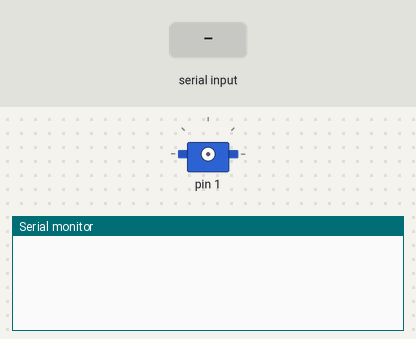
Simulated run of this sketch. Board: Arduino Uno, built with avr-gcc and run on an emulated ATmega328P. Parts: servo, the last lines printed to the serial monitor. The inputs (shaded band) are chosen by the test bench.

Above: at 1.2 s.
1.3 s: "1,90\n" received over Serial
At 1.7 s:
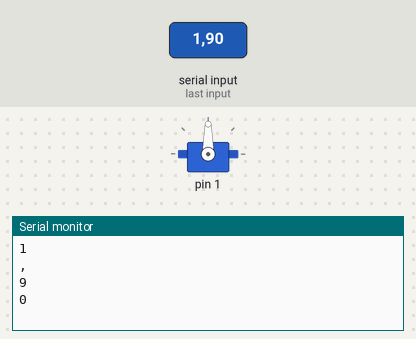
2.8 s: "90,45\n" received over Serial
At 4.2 s:
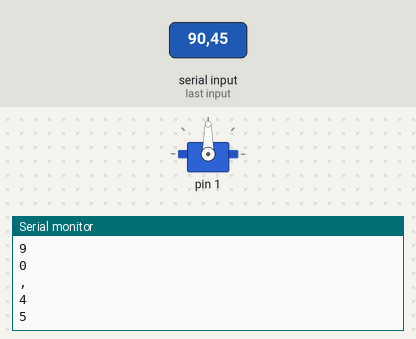
Timing chart, 0 to 5.8 s (numbered marks = the images above; inputs shaded):
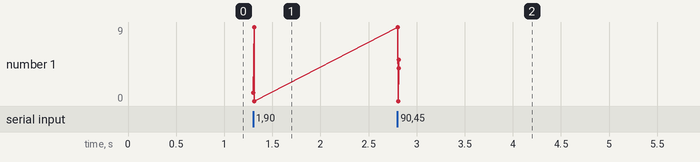

The sketch:

ServoTester_Arduino.ino
```cpp
/*********************************************
 * Servo Tester for Arduino
 *********************************************
 * This program connects to an Arduino via a serial connection. From the VB program, you can select a pin
 * a servo is connected to and the position, or speed if it is a continuous rotation servo.
 *
 * https://github.com/mwhprojects/ServoTester-VB-Arduino
 *********************************************/

// Servo library.
#include <Servo.h>
Servo userservo;

// This variable is used to store the data coming from the Visual Basic program.
String receivedData;
// These variables are used to split up the data for easier processing.
String pinSelect, servoSpeed;

void setup(){
  // Open a serial connection at 9600 baud.
  Serial.begin(9600);
}

void loop()
{
  // Wait until serial data is coming in from the Visual Basic program.
  while(Serial.available()) {
    // Once there is serial data in the buffer, we give it time to let the buffer fill up.
    delay(3);

    // Read the first character in the buffer to the variable 'c'.
    char c = Serial.read();
    Serial.println(c);
    // Add the character to the receivedData string variable.
    receivedData += c;

    // Repeat until there is no more data on the buffer.
  }

  if(receivedData.length() != 5){
    // If there is not the right number of characters in the string, throw it out.
    receivedData = "";
  }
  else{

    // Split the string into two variables. The first variable is for the pin number which is 2 characters.
    // Use "substring" to cut the string. This takes the character at positions 0 and 1.
    pinSelect = receivedData.substring(0, 2);
    // Remember that so far we have been working with a string and characters. Convert the string into integers..
    int pinSelectInt = pinSelect.toInt();
    // Set up the servo pin for use.
    userservo.attach(pinSelectInt);

    // Do the same thing for the second variable, the servo speed. We're taking the last 3 characters of the string.
    // Again, use "substring", this time taking the characters at positions 2 to 5.
    servoSpeed = receivedData.substring(2, 6);
    // Convert it into an integer.
    int servoSpeedInt = servoSpeed.toInt();

    // Clear the string, just to clean up for the next cycle.
    receivedData = "";

    // Set the servo speed!
    userservo.write(servoSpeedInt);
  }
}
```

Measured:
- after the input at 1.3 s, the serial monitor: prints a new line at once (image 1)
- after the input at 2.8 s, the serial monitor: prints a new line at once (image 2)
- plotted number 1: 0 → 5 after the input at 2.8 s
